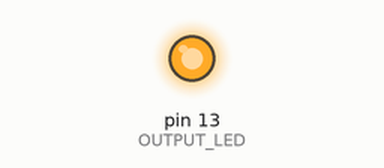
Simulated run of this sketch. Board: Arduino Uno, built with avr-gcc and run on an emulated ATmega328P. On the bench: output pins drawn as LEDs (lit = HIGH).

Above: at 0.2 s.
At 15.2 s:
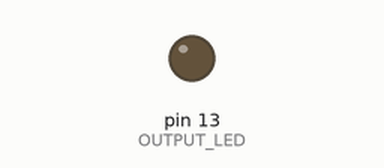
Timing chart, 0 to 20.8 s (numbered marks = the images above):
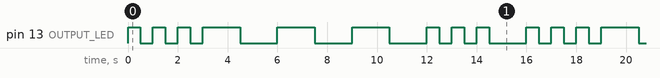

Measured:
- by itself, pin 13 (OUTPUT_LED): repeats every 16.0 s: 2 × (LOW 0.50 s, HIGH 0.50 s), LOW 0.50 s, 3 × (HIGH 1.5 s, LOW 1.5 s), 2 × (HIGH 0.50 s, LOW 0.50 s), HIGH 0.50 s, LOW 1.5 s, HIGH 0.50 s
- by itself, everything shown: repeats every 16.0 s, in 18 steps

The sketch:

01_morse_code.ino
```cpp
const int OUTPUT_LED = 13;
const int DOT_DELAY_TIME = 500;
const int WORD_SEPARATOR_TIME = 1000;
const int DASH_DELAY_TIME = DOT_DELAY_TIME * 3;

void blink(int output, int time)
{
    digitalWrite(output, HIGH);
    delay(time);
    digitalWrite(output, LOW);
    delay(time);
}

void setup()
{
    pinMode(OUTPUT_LED, OUTPUT);
}

void loop()
{
    // S
    for (int i = 0; i < 3; i++)
    {
        blink(OUTPUT_LED, DOT_DELAY_TIME);
    }

    // O
    for (int i = 0; i < 3; i++)
    {
        blink(OUTPUT_LED, DASH_DELAY_TIME);
    }

    // S
    for (int i = 0; i < 3; i++)
    {
        blink(OUTPUT_LED, DOT_DELAY_TIME);
    }

    delay(WORD_SEPARATOR_TIME);
}
```
